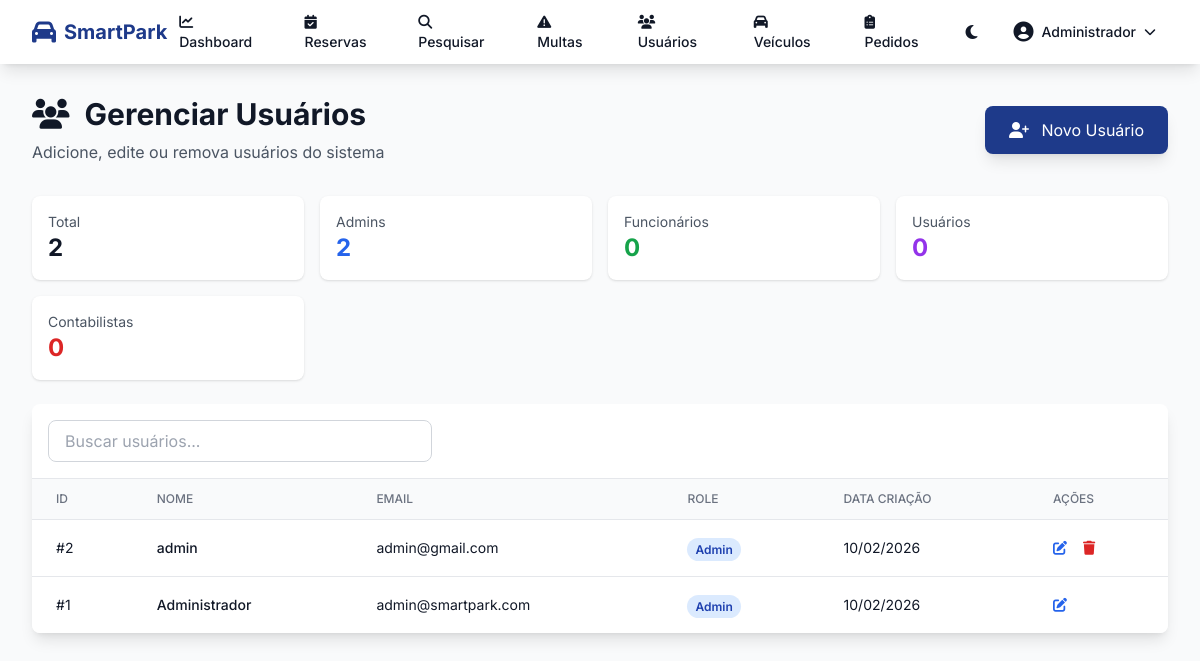
The app's page /admin/usuarios.php (signed in) with its own data.
### tables this page shows
CREATE TABLE `usuarios` (
  `id` int(11) NOT NULL AUTO_INCREMENT,
  `nome` varchar(100) NOT NULL,
  `email` varchar(100) NOT NULL,
  `senha` varchar(255) NOT NULL,
  `role` enum('admin','funcionario','usuario','contabilista_estagiario','contabilista_senior') NOT NULL DEFAULT 'usuario',
  `data_criacao` timestamp NOT NULL DEFAULT current_timestamp(),
  PRIMARY KEY (`id`),
  UNIQUE KEY `email` (`email`),
  KEY `idx_email` (`email`),
  KEY `idx_role` (`role`)
);

### includes/auth.php (called while the page is built, shortened)
<?php
require_once __DIR__ . '/../config.php';
function isLoggedIn()
{
    return isset($_SESSION['user_id']) && isset($_SESSION['user_role']);
}
function hasRole($role)
{
    $userRole = strtolower(trim($_SESSION['user_role']));
    $targetRole = strtolower(trim($role));
    return $userRole === $targetRole;
}
function getCurrentUser()
{
    global $pdo;
    $stmt = $pdo->prepare("SELECT id, nome, email, role FROM usuarios WHERE id = ?");
    $stmt->execute([$_SESSION['user_id']]);
    return $stmt->fetch();
}
function getRoleRedirect($role)
{
    switch ($role) {
        case 'admin':
            return '/smartpark/admin';
    }
}

### includes/functions.php (called while the page is built, shortened)
<?php
function e($string) {
    return htmlspecialchars($string, ENT_QUOTES, 'UTF-8');
}
function formatDate($datetime) {
    $date = new DateTime($datetime);
    return $date->format('d/m/Y');
}

### admin/usuarios.php (the view, shortened to what this page needs)
<?php
require_once __DIR__ . '/../includes/auth.php';
require_once __DIR__ . '/../includes/functions.php';
$page = isset($_GET['page']) ? (int)$_GET['page'] : 1;
$perPage = 10;
$offset = ($page - 1) * $perPage;
$stmt = $pdo->query("SELECT COUNT(*) as total FROM usuarios");
$totalUsuarios = $stmt->fetch()['total'];
$stmt = $pdo->prepare("SELECT * FROM usuarios ORDER BY id DESC LIMIT ? OFFSET ?");
$stmt->execute([$perPage, $offset]);
$usuarios = $stmt->fetchAll();
require_once __DIR__ . '/../includes/header.php';
?>
<div class="max-w-7xl mx-auto px-4 sm:px-6 lg:px-8 py-8">
    <div class="flex justify-between items-center mb-8">
        <div>
            <h1 class="text-3xl font-bold text-gray-900 dark:text-white">
                <i class="fas fa-users mr-2"></i> Gerenciar Usuários
            </h1>
            <p class="text-gray-600 dark:text-gray-400 mt-2">Adicione, edite ou remova usuários do sistema</p>
        </div>
        <button onclick="openModal()" class="bg-primary dark:bg-secondary text-white px-6 py-3 rounded-lg hover:bg-blue-900 dark:hover:bg-green-600 transition shadow-lg">
            <i class="fas fa-user-plus mr-2"></i> Novo Usuário
        </button>
    </div>
    <div class="grid grid-cols-1 md:grid-cols-4 gap-4 mb-6">
        <?php
        $stmt = $pdo->query("SELECT role, COUNT(*) as total FROM usuarios GROUP BY role");
        $stats = $stmt->fetchAll(PDO::FETCH_KEY_PAIR);
        ?>
        <div class="bg-white dark:bg-gray-800 rounded-lg shadow p-4">
            <p class="text-sm text-gray-600 dark:text-gray-400">Total</p>
            <p class="text-2xl font-bold text-gray-900 dark:text-white"><?php echo $totalUsuarios; ?></p>
        </div>
        <div class="bg-white dark:bg-gray-800 rounded-lg shadow p-4">
            <p class="text-sm text-gray-600 dark:text-gray-400">Admins</p>
            <p class="text-2xl font-bold text-blue-600"><?php echo $stats['admin'] ?? 0; ?></p>
        </div>
        <div class="bg-white dark:bg-gray-800 rounded-lg shadow p-4">
            <p class="text-sm text-gray-600 dark:text-gray-400">Funcionários</p>
            <p class="text-2xl font-bold text-green-600"><?php echo $stats['funcionario'] ?? 0; ?></p>
        </div>
        <div class="bg-white dark:bg-gray-800 rounded-lg shadow p-4">
            <p class="text-sm text-gray-600 dark:text-gray-400">Usuários</p>
            <p class="text-2xl font-bold text-purple-600"><?php echo $stats['usuario'] ?? 0; ?></p>
        </div>
        <div class="bg-white dark:bg-gray-800 rounded-lg shadow p-4">
            <p class="text-sm text-gray-600 dark:text-gray-400">Contabilistas</p>
            <p class="text-2xl font-bold text-red-600"><?php echo ($stats['contabilista_estagiario'] ?? 0) + ($stats['contabilista_senior'] ?? 0); ?></p>
        </div>
    </div>
    <div class="bg-white dark:bg-gray-800 rounded-lg shadow-lg overflow-hidden">
        <div class="p-4 border-b border-gray-200 dark:border-gray-700">
            <input type="text" id="searchInput" onkeyup="filterTable('searchInput', 'usuariosTable')"
                   placeholder="Buscar usuários..."
                   class="w-full md:w-96 px-4 py-2 rounded-lg border border-gray-300 dark:border-gray-600 bg-white dark:bg-gray-700 text-gray-900 dark:text-white focus:ring-2 focus:ring-primary">
        </div>
        <div class="overflow-x-auto">
            <table class="min-w-full divide-y divide-gray-200 dark:divide-gray-700" id="usuariosTable">
                <thead class="bg-gray-50 dark:bg-gray-700">
                    <tr>
                        <th class="px-6 py-3 text-left text-xs font-medium text-gray-500 dark:text-gray-300 uppercase">ID</th>
                        <th class="px-6 py-3 text-left text-xs font-medium text-gray-500 dark:text-gray-300 uppercase">Nome</th>
                        <th class="px-6 py-3 text-left text-xs font-medium text-gray-500 dark:text-gray-300 uppercase">Email</th>
                        <th class="px-6 py-3 text-left text-xs font-medium text-gray-500 dark:text-gray-300 uppercase">Role</th>
                        <th class="px-6 py-3 text-left text-xs font-medium text-gray-500 dark:text-gray-300 uppercase">Data Criação</th>
                        <th class="px-6 py-3 text-left text-xs font-medium text-gray-500 dark:text-gray-300 uppercase">Ações</th>
                    </tr>
                </thead>
                <tbody class="bg-white dark:bg-gray-800 divide-y divide-gray-200 dark:divide-gray-700">
                    <?php foreach ($usuarios as $user): ?>
                    <tr class="hover:bg-gray-50 dark:hover:bg-gray-700 transition">
                        <td class="px-6 py-4 whitespace-nowrap text-sm text-gray-900 dark:text-gray-100">#<?php echo $user['id']; ?></td>
                        <td class="px-6 py-4 whitespace-nowrap text-sm font-medium text-gray-900 dark:text-gray-100"><?php echo e($user['nome']); ?></td>
                        <td class="px-6 py-4 whitespace-nowrap text-sm text-gray-900 dark:text-gray-100"><?php echo e($user['email']); ?></td>
                        <td class="px-6 py-4 whitespace-nowrap">
                            <?php
                            $roleBadges = [
                                'admin' => 'bg-blue-100 text-blue-800 dark:bg-blue-900 dark:text-blue-300',
                                'funcionario' => 'bg-green-100 text-green-800 dark:bg-green-900 dark:text-green-300',
                                'usuario' => 'bg-purple-100 text-purple-800 dark:bg-purple-900 dark:text-purple-300',
                                'contabilista_estagiario' => 'bg-orange-100 text-orange-800 dark:bg-orange-900 dark:text-orange-300',
                                'contabilista_senior' => 'bg-red-100 text-red-800 dark:bg-red-900 dark:text-red-300',
                            ];
                            ?>
                            <span class="px-2 py-1 text-xs font-semibold rounded-full <?php echo $roleBadges[$user['role']]; ?>">
                                <?php echo ucfirst($user['role']); ?>
                            </span>
                        </td>
                        <td class="px-6 py-4 whitespace-nowrap text-sm text-gray-900 dark:text-gray-100"><?php echo formatDate($user['data_criacao']); ?></td>
                        <td class="px-6 py-4 whitespace-nowrap text-sm">
                            <button onclick='editUsuario(<?php echo json_encode($user); ?>)' class="text-blue-600 hover:text-blue-900 dark:text-blue-400 dark:hover:text-blue-300 mr-3">
                                <i class="fas fa-edit"></i>
                            </button>
                            <?php if ($user['id'] !== $_SESSION['user_id']): ?>
                            <a href="?delete=<?php echo $user['id']; ?>" onclick="return confirmDelete('Tem certeza que deseja deletar este usuário?')" class="text-red-600 hover:text-red-900 dark:text-red-400 dark:hover:text-red-300">
                                <i class="fas fa-trash"></i>
                            </a>
                            <?php endif; ?>
                        </td>
                    </tr>
                    <?php endforeach; ?>
                </tbody>
            </table>
        </div>
    </div>
</div>
<?php require_once __DIR__ . '/../includes/footer.php'; ?>

### includes/header.php (shortened to what this page needs)
<?php
require_once __DIR__ . '/../config.php';
require_once __DIR__ . '/auth.php';
require_once __DIR__ . '/functions.php';
$currentUser = getCurrentUser();
$currentPage = basename($_SERVER['PHP_SELF']);
?>
<!DOCTYPE html>
<html lang="pt-BR" x-data="{ darkMode: localStorage.getItem('darkMode') === 'true' }" :class="{ 'dark': darkMode }">
<head>
    <script src="https://cdn.tailwindcss.com"></script>
    <link rel="stylesheet" href="https://cdnjs.cloudflare.com/ajax/libs/font-awesome/6.5.1/css/all.min.css">
</head>
<body class="bg-gray-50 dark:bg-gray-900 text-gray-900 dark:text-gray-100 transition-colors duration-200">
    <nav class="bg-white dark:bg-gray-800 shadow-lg sticky top-0 z-50"
        x-data="{ mobileMenuOpen: false, userMenuOpen: false }">
        <div class="max-w-7xl mx-auto px-4 sm:px-6 lg:px-8">
            <div class="flex justify-between h-16">
                <div class="flex items-center">
                    <a href="<?php echo getRoleRedirect($_SESSION['user_role'] ?? 'usuario'); ?>"
                        class="flex items-center space-x-2">
                        <i class="fas fa-car text-primary dark:text-secondary text-2xl"></i>
                        <span class="text-xl font-bold text-primary dark:text-secondary">SmartPark</span>
                    </a>
                </div>
                <div class="hidden md:flex items-center space-x-4">
                    <?php if (isLoggedIn()): ?>
                        <?php if (hasRole('admin')): ?>
                            <a href="/smartpark/admin/dashboard.php"
                                class="px-3 py-2 rounded-md text-sm font-medium hover:bg-gray-100 dark:hover:bg-gray-700 transition">
                                <i class="fas fa-chart-line mr-1"></i> Dashboard
                            </a>
                            <a href="/smartpark/admin/reservas.php"
                                class="px-3 py-2 rounded-md text-sm font-medium hover:bg-gray-100 dark:hover:bg-gray-700 transition">
                                <i class="fas fa-calendar-check mr-1"></i> Reservas
                            </a>
                            <a href="/smartpark/admin/pesquisa-matricula.php"
                                class="px-3 py-2 rounded-md text-sm font-medium hover:bg-gray-100 dark:hover:bg-gray-700 transition">
                                <i class="fas fa-search mr-1"></i> Pesquisar
                            </a>
                            <a href="/smartpark/admin/multas.php"
                                class="px-3 py-2 rounded-md text-sm font-medium hover:bg-gray-100 dark:hover:bg-gray-700 transition">
                                <i class="fas fa-exclamation-triangle mr-1"></i> Multas
                            </a>
                            <a href="/smartpark/admin/usuarios.php"
                                class="px-3 py-2 rounded-md text-sm font-medium hover:bg-gray-100 dark:hover:bg-gray-700 transition">
                                <i class="fas fa-users mr-1"></i> Usuários
                            </a>
                            <a href="/smartpark/admin/veiculos.php"
                                class="px-3 py-2 rounded-md text-sm font-medium hover:bg-gray-100 dark:hover:bg-gray-700 transition <?php echo $currentPage == 'veiculos.php' ? 'text-primary dark:text-secondary' : ''; ?>">
                                <i class="fas fa-car mr-1"></i> Veículos
                            </a>
                            <a href="/smartpark/admin/pedidos-veiculos.php"
                                class="px-3 py-2 rounded-md text-sm font-medium hover:bg-gray-100 dark:hover:bg-gray-700 transition <?php echo $currentPage == 'pedidos-veiculos.php' ? 'text-primary dark:text-secondary' : ''; ?>">
                                <i class="fas fa-clipboard-list mr-1"></i> Pedidos
                            </a>
                        <?php endif; ?>
                    <?php endif; ?>
                    <button @click="darkMode = !darkMode; localStorage.setItem('darkMode', darkMode)"
                        class="p-2 rounded-md hover:bg-gray-100 dark:hover:bg-gray-700 transition">
                        <i class="fas fa-moon" x-show="!darkMode"></i>
                    </button>
                    <?php if (isLoggedIn()): ?>
                        <div class="relative" x-data="{ open: false }">
                            <button @click="open = !open"
                                class="flex items-center space-x-2 px-3 py-2 rounded-md hover:bg-gray-100 dark:hover:bg-gray-700 transition">
                                <i class="fas fa-user-circle text-xl"></i>
                                <span class="text-sm font-medium"><?php echo e($currentUser['nome']); ?></span>
                                <i class="fas fa-chevron-down text-xs"></i>
                            </button>
                        </div>
                    <?php endif; ?>
                </div>
            </div>
        </div>
    </nav>
    <main class="min-h-screen">

### includes/footer.php (shortened to what this page needs)
    </main>
</body>
</html>

### includes/header.php (style rules this page uses)
body { font-family: 'Inter', sans-serif; }

### records on screen
usuarios: nome "Administrador", id "1", email "admin@smartpark.com", role "Admin", data_criacao "10/02/2026"
usuarios: id "2", nome "admin", email "admin@gmail.com", role "Admin", data_criacao "10/02/2026"

### other values on screen
$totalUsuarios "2"
$stats['admin'] "2"
$stats['funcionario'] "0"
$stats['usuario'] "0"
